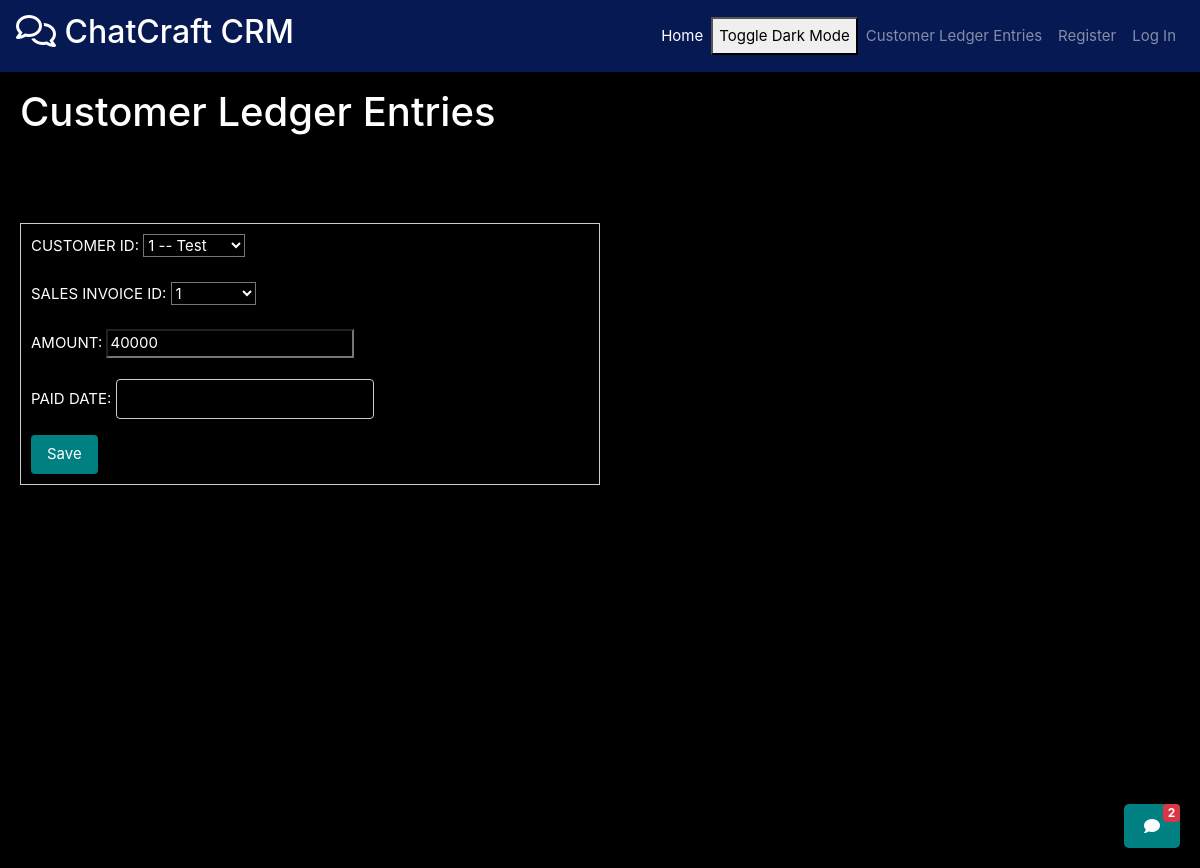
Screenshot of /customer_ledger_entries/edit/1/ with the database file from the repository.
### customers/models.py (models this page shows)
class Customer(models.Model):
    CUSTOMER_ID=models.AutoField(primary_key=True)
    COMPANY_NAME=models.CharField(max_length=35,unique=True)
    BALANCE_DUE=models.IntegerField(default=0,blank=True,null=True)
    ADDRESS = models.CharField(max_length=35,null=True,blank=True)
    STATUS = models.CharField(max_length=35,null=True,blank=True)
    CONTACT = models.CharField(max_length=10,null=True,blank=True)
    def __str__(self):
        return f"{self.CUSTOMER_ID} -- {self.COMPANY_NAME}"

### sales_invoices/models.py (models this page shows, shortened)
class SalesInvoice(models.Model):
    SALES_INVOICE_ID = models.AutoField(primary_key=True)
    SALES_ORDER_ID = models.ForeignKey(SalesOrder, on_delete=models.CASCADE, db_column="SALES_ORDER_ID")
    CUSTOMER_ID = models.ForeignKey(Customer, on_delete=models.CASCADE, db_column="CUSTOMER_ID", null=True, blank=True)
    TOTAL_AMOUNT = models.IntegerField(null=True, blank=True)
    TOTAL_ITEMS = models.IntegerField(null=True, blank=True)
    INVOICE_DATE = models.DateField(null=True, blank=True,default=datetime.now().date())
    STATUS = models.CharField(max_length=35, null=True, blank=True)
    def __str__(self):
        return f"{self.SALES_INVOICE_ID}"

### customer_ledger_entries/models.py (models this page shows)
class CustomerLedgerEntry(models.Model):
    CUSTOMER_LEDGER_ENTRY_ID=models.AutoField(primary_key=True)
    CUSTOMER_ID=models.ForeignKey(Customer,on_delete=models.CASCADE,db_column="CUSTOMER_ID")
    SALES_INVOICE_ID = models.ForeignKey(SalesInvoice,on_delete=models.CASCADE,db_column="SALES_INVOICE_ID")
    AMOUNT=models.IntegerField(null=True)
    PAID_DATE = models.DateField(null=True,blank=True)

### customer_ledger_entries/views.py (the view)
# urls.py: path('edit/<int:customer_ledger_entry_id>/',views.editCustomerLedgerEntry),
@csrf_exempt
def editCustomerLedgerEntry(request, customer_ledger_entry_id):
    instance = get_object_or_404(CustomerLedgerEntry, CUSTOMER_LEDGER_ENTRY_ID=customer_ledger_entry_id)
    if request.method == 'POST':
        form = CustomerLedgerEntryForm(request.POST, instance=instance)
        print(form.errors)
        if form.is_valid():
            form.save()
            return redirect('/customer_ledger_entries/get/')
    else:
        form = CustomerLedgerEntryForm(instance=instance)
    return render(request, 'CustomerLedgerEntry/save_customer_ledger_entry.html', {'form': form, 'instance': instance})

### customer_ledger_entries/forms.py
class CustomerLedgerEntryForm(forms.ModelForm):
    class Meta:
        model = CustomerLedgerEntry
        fields = ["CUSTOMER_LEDGER_ENTRY_ID", "CUSTOMER_ID", "SALES_INVOICE_ID", "AMOUNT", "PAID_DATE"]  # List the fields you want to edit

### customer_ledger_entries/templates/CustomerLedgerEntry/save_customer_ledger_entry.html (shortened to what this page needs)
{% extends 'base.html' %}
{% block extra_nav %}
<li class="nav-item">
    <a class="nav-link" href="/customer_ledger_entries/get/">Customer Ledger Entries</a>
</li>
{% endblock %}
{% block content %}
<h1>Customer Ledger Entries</h1>
<br><br><br>
<form method="post">
    {{ form.as_p }}
    <button type="submit">Save</button>
</form>
{% endblock %}

### templates/base.html (style rules this page uses)
body { background-repeat: no-repeat; background-attachment: fixed; background-size: cover; }
body { font-size: 15px; }
form { margin-top: 20px; padding: 10px; border: 1px solid #ccc; background-color: #f8f8f8; width: 50%; }
form input[type="text"] { padding: 8px; margin-right: 10px; border: 1px solid #ccc; border-radius: 4px; }
form button[type="submit"] { padding: 8px 16px; background-color: teal; border: none; color: white; border-radius: 4px; cursor: pointer; }
h1 { flex: 1; margin: 0; position: relative; }
.grid-container * { color: white; background-color: black; }

### rows the page displays
Customer: CUSTOMER_ID "1 -- Test"
SalesInvoice: SALES_INVOICE_ID "1"
CustomerLedgerEntry: AMOUNT "40000"
